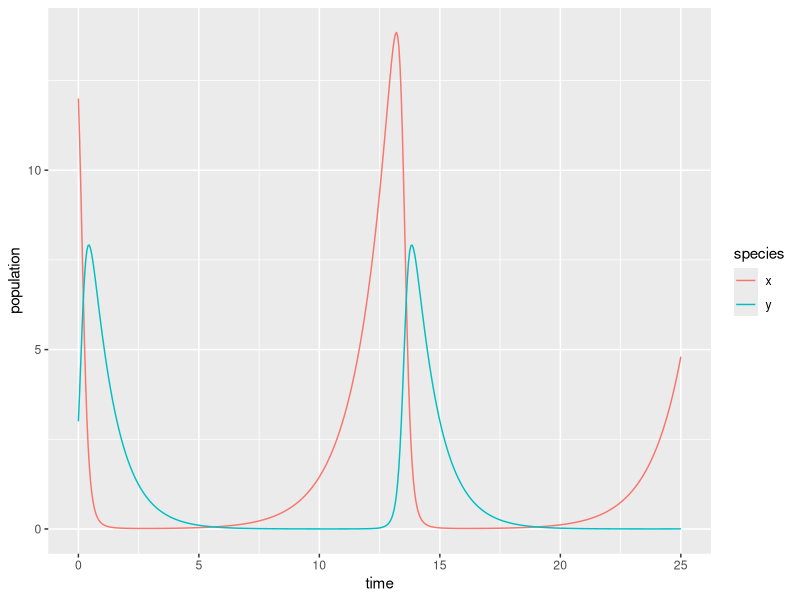

Generate this figure with R:
## ---- chunk 1
knitr::opts_chunk$set(echo = TRUE)
library(tidyverse)
library(deSolve)
library(kableExtra)
## ---- chunk 2
# Create a sequence of times (days): 
time <- seq(0, 25, by = 0.05)

# Set some parameter values (these can change - keep it in mind):
parameters <- c(alpha = .75, beta = 0.8, delta = 0.5, gamma = 1)

# Set the initial condition (prey and predator populations at t = 0).
# Recall: x = prey, y = predator
init_cond <- c(x = 12, y = 3)

# Prepare the series of differential equations as a function: 
lk_equations <- function(time, init_cond, parameters) {
  with(as.list(c(init_cond, parameters)), {
    dxdt = alpha * x - beta * x * y
    dydt = delta * x * y - gamma * y
    return(list(c(dxdt, dydt)))
  })
}

# Find the approximate the solution using `deSolve::ode()`:
approx_lk <- ode(y = init_cond, times = time, func = lk_equations, parms = parameters)

# Check the class: 
class(approx_lk)

# We really want this to be a data frame, and we want both prey (x) and predator (y) to be in the same column -- we'll learn why in EDS 221 (tidy data)
approx_lk_df <- data.frame(approx_lk) %>% 
  pivot_longer(cols = c(x,y), names_to = "species", values_to = "population")

# Plot it! 
ggplot(data = approx_lk_df, aes(x = time, y = population)) +
  geom_line(aes(color = species))
